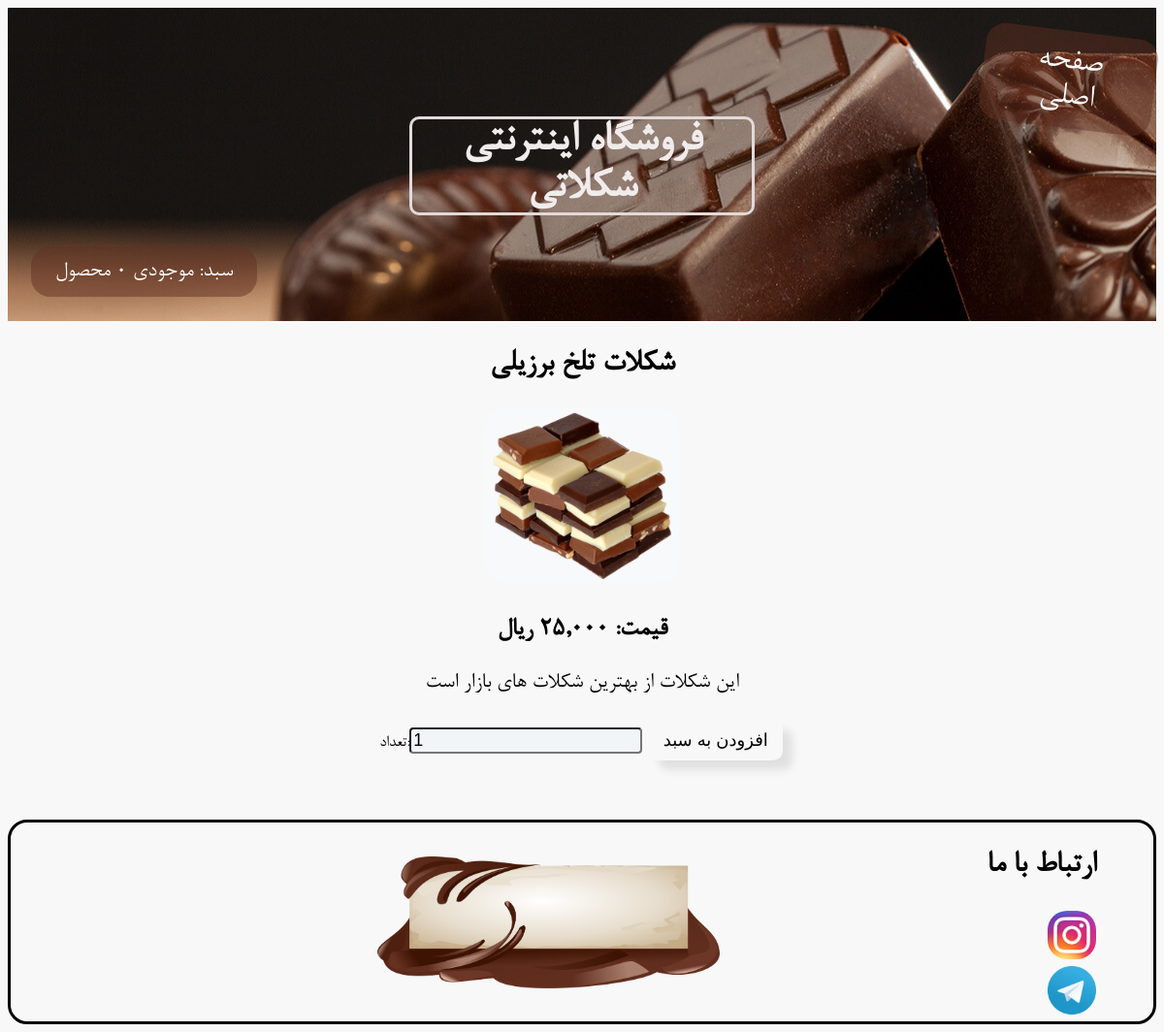
The app's page /product/4/sch/ with its own data.
### ecommerce_app/models.py (models this page shows, shortened)
class Product(models.Model):
    name = models.CharField(max_length=191)
    price = models.IntegerField()
    slug = models.SlugField(default='',blank=True,null=False)
    description = models.TextField()
    image = models.ImageField(upload_to='products_images/', blank=True)

### ecommerce_app/views.py (the view)
def show_product(request, product_id, product_slug):
    product = get_object_or_404(Product, id=product_id)
    if request.method == 'POST':
        form = CartForm(request, request.POST)
        if form.is_valid():
            request.form_data = form.cleaned_data
            cart.add_item_to_cart(request)
            return redirect('show_cart')
    form = CartForm(request, initial={'product_id': product.id})
    return render(request, 'ecommerce_app/product_detail.html', {
                                            'product': product,
                                            'form': form,
                                            })

### ecommerce_app/forms.py
class CartForm(forms.Form):
    تعداد = forms.IntegerField(initial='1')
    product_id = forms.IntegerField(widget=forms.HiddenInput)
    def __init__(self, request, *args, **kwargs):
        self.request = request
        super(CartForm, self).__init__(*args, **kwargs)

### ecommerce_app/cart.py (called while the page is built)
def _cart_id(request):
    if 'cart_id' not in request.session:
        request.session['cart_id'] = _generate_cart_id()
    return request.session['cart_id']

def _generate_cart_id():
    import string, random
    return ''.join([random.choice(string.ascii_letters + string.digits) for _ in range(50)])

def get_all_cart_items(request):
    return CartItem.objects.filter(cart_id = _cart_id(request))

def item_count(request):
    return get_all_cart_items(request).count()

### ecommerce_app/context_processor.py (called while the page is built)
def cart_item_count(request):
    item_count = cart.item_count(request)
    return {'cart_item_count' : item_count }

### ecommerce_app/templates/ecommerce_app/product_detail.html (shortened to what this page needs)
{% extends 'ecommerce_app/base.html' %}
{% load static%}
{% load humanize %}
{% block load_local_css%}
    <link rel='stylesheet' href='{% static "ecommerce_app/product_detail.css" %}'>
{%endblock%}
{% block content %}
    <div class="container">
        <div class="row">
                <h2>{{ product.name }}</h2>
                <img src="{{product.image.url}}" >
                <h3>قیمت:  {{ product.price|intcomma }} ریال</h3>
                <p>{{product.description}}</p>
                <form action="{% url 'product_detail' product.id product.slug %}" method="post">
                    {{ form }}
                    <input type="submit" value="افزودن به سبد" class="btn btn-primary" >
                </form>
        </div>
    </div>
{% endblock %}

### ecommerce_app/static/ecommerce_app/base.css (style rules this page uses)
input { font-size: 18px; }
form { font-size: 18px; }
body { font-family:B_Nazanin; font-size:larger; text-align: center; background-color: #f8f8f8; }
img { width: 200px; height:auto; border-radius: 20px; }

### ecommerce_app/static/ecommerce_app/product_detail.css (style rules this page uses)
h2 { font-size:34px; }
h3 { font-size:28px; }
p { font-size: 24px; }
.btn-primary { background-color: #64352700; border: none; border-radius: 10px; color: rgb(0, 0, 0); padding: 10px 15px; text-decoration: none; margin: 2px 2px; cursor: pointer; box-shadow:10px 10px 8px rgb(224, 224, 224); }
input { border-radius: 4px; background-color: #f2f5f7; }

### records on screen
Product: name "شکلات تلخ برزیلی", image (picture), price "25,000", description "این شکلات از بهترین شکلات های بازار است"

### other values on screen
{{ cart_item_count }} "0"
